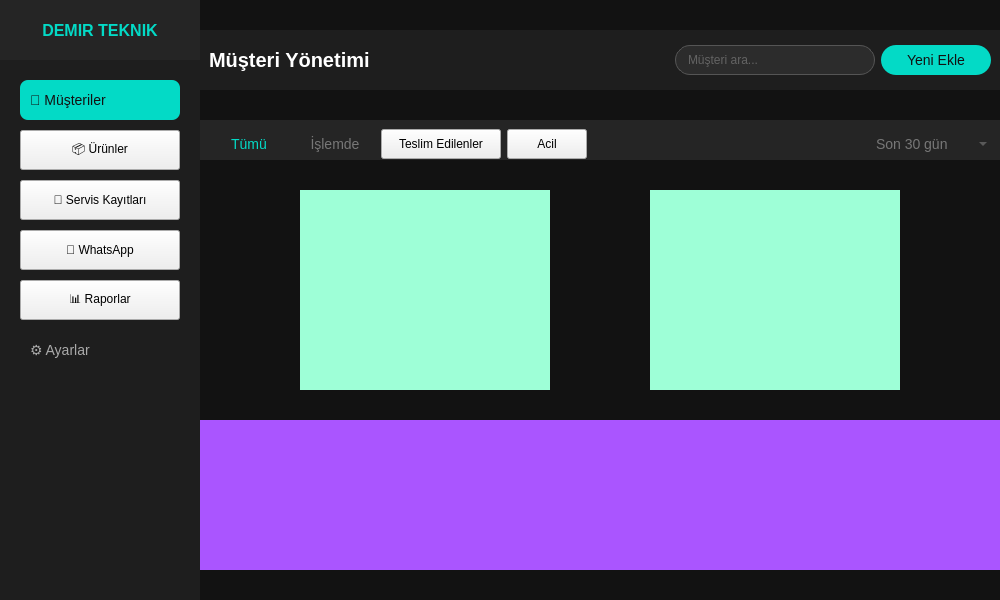
<?xml version="1.0" encoding="UTF-8"?>
<ui version="4.0">
 <class>CRM</class>
 <widget class="QMainWindow" name="CRM">
  <property name="geometry">
   <rect>
    <x>0</x>
    <y>0</y>
    <width>1000</width>
    <height>600</height>
   </rect>
  </property>
  <property name="minimumSize">
   <size>
    <width>1000</width>
    <height>600</height>
   </size>
  </property>
  <property name="windowTitle">
   <string>Demir Teknik CRM</string>
  </property>
  <property name="styleSheet">
   <string notr="true">QMainWindow {
    background-color: #121212;
    color: white;
}

QWidget#sidebarWidget {
    background-color: #1e1e1e;
}

QWidget#logoWidget {
    background-color: #252525;
}

QWidget#headerWidget {
    background-color: #1e1e1e;
}

QWidget#tabWidget {
    background-color: #252525;
}

QWidget#profileWidget {
    background-color: #252525;
}

QPushButton#menuButton {
    background-color: transparent;
    color: #aaaaaa;
    border: none;
    text-align: left;
    padding-left: 10px;
    font-size: 14px;
}

QPushButton#menuButton:hover {
    color: white;
}

QPushButton#activeMenuButton {
    background-color: #03dac6;
    color: #121212;
    border: none;
    border-radius: 8px;
    text-align: left;
    padding-left: 10px;
    font-size: 14px;
}

QLabel#logoLabel {
    color: #03dac6;
    font-weight: bold;
    font-size: 16px;
}

QLabel#headerLabel {
    color: white;
    font-weight: bold;
    font-size: 20px;
}

QLineEdit#searchField {
    background-color: #2c2c2c;
    border: 1px solid #555555;
    border-radius: 15px;
    padding: 5px 10px;
    color: #999999;
}

QPushButton#addButton {
    background-color: #03dac6;
    color: #121212;
    border: none;
    border-radius: 15px;
    padding: 5px 15px;
    font-size: 14px;
}

QPushButton#activeTabButton {
    background-color: transparent;
    color: #03dac6;
    border: none;
    font-size: 14px;
}

QPushButton#tabButton {
    background-color: transparent;
    color: #777777;
    border: none;
    font-size: 14px;
}

QComboBox#dateFilter {
    background-color: transparent;
    color: #777777;
    border: none;
    font-size: 14px;
}

QWidget#cardWidget {
    background-color: #252525;
    border-radius: 8px;
}

QLabel#customerName {
    color: white;
    font-weight: bold;
    font-size: 16px;
}

QLabel#customerInfo {
    color: #aaaaaa;
    font-size: 13px;
}

QPushButton#statusButton {
    border-radius: 14px;
    color: #121212;
    font-size: 12px;
}

QPushButton#statusButton_inProgress {
    background-color: #ff9800;
}

QPushButton#statusButton_completed {
    background-color: #4caf50;
}

QPushButton#statusButton_urgent {
    background-color: #f44336;
    color: white;
}

QPushButton#whatsappButton {
    background-color: #03dac6;
    color: #121212;
    border-radius: 14px;
    font-size: 12px;
}

QLabel#paginationLabel {
    color: #aaaaaa;
    font-size: 14px;
}

QWidget#paginationWidget {
    background-color: #252525;
    border-radius: 15px;
}

QLabel#paginationNumber {
    color: #aaaaaa;
    font-size: 14px;
}

QLabel#activePaginationNumber {
    color: #03dac6;
    font-size: 14px;
}

QLabel#profileName {
    color: white;
    font-size: 14px;
}

QLabel#profileRole {
    color: #aaaaaa;
    font-size: 12px;
}

QLabel#profileAvatar {
    background-color: #444444;
    color: white;
    border-radius: 20px;
    font-size: 12px;
    qproperty-alignment: AlignCenter;
}</string>
  </property>
  <widget class="QWidget" name="centralwidget">
   <layout class="QHBoxLayout" name="horizontalLayout" stretch="0,0">
    <property name="spacing">
     <number>0</number>
    </property>
    <property name="leftMargin">
     <number>0</number>
    </property>
    <property name="topMargin">
     <number>0</number>
    </property>
    <property name="rightMargin">
     <number>0</number>
    </property>
    <property name="bottomMargin">
     <number>0</number>
    </property>
    <item>
     <widget class="QWidget" name="sidebarWidget" native="true">
      <property name="minimumSize">
       <size>
        <width>200</width>
        <height>0</height>
       </size>
      </property>
      <property name="maximumSize">
       <size>
        <width>200</width>
        <height>16777215</height>
       </size>
      </property>
      <layout class="QVBoxLayout" name="verticalLayout" stretch="0,1">
       <property name="spacing">
        <number>0</number>
       </property>
       <property name="leftMargin">
        <number>0</number>
       </property>
       <property name="topMargin">
        <number>0</number>
       </property>
       <property name="rightMargin">
        <number>0</number>
       </property>
       <property name="bottomMargin">
        <number>0</number>
       </property>
       <item>
        <widget class="QWidget" name="logoWidget" native="true">
         <property name="minimumSize">
          <size>
           <width>0</width>
           <height>60</height>
          </size>
         </property>
         <property name="maximumSize">
          <size>
           <width>16777215</width>
           <height>60</height>
          </size>
         </property>
         <layout class="QHBoxLayout" name="horizontalLayout_2">
          <item>
           <widget class="QLabel" name="logoLabel">
            <property name="text">
             <string>DEMIR TEKNIK</string>
            </property>
            <property name="alignment">
             <set>Qt::AlignmentFlag::AlignCenter</set>
            </property>
           </widget>
          </item>
         </layout>
        </widget>
       </item>
       <item>
        <layout class="QVBoxLayout" name="menuLayout">
         <property name="spacing">
          <number>10</number>
         </property>
         <property name="leftMargin">
          <number>20</number>
         </property>
         <property name="topMargin">
          <number>20</number>
         </property>
         <property name="rightMargin">
          <number>20</number>
         </property>
         <item>
          <widget class="QPushButton" name="activeMenuButton">
           <property name="minimumSize">
            <size>
             <width>0</width>
             <height>40</height>
            </size>
           </property>
           <property name="text">
            <string>👥 Müşteriler</string>
           </property>
          </widget>
         </item>
         <item>
          <widget class="QPushButton" name="menuButton_3">
           <property name="minimumSize">
            <size>
             <width>0</width>
             <height>40</height>
            </size>
           </property>
           <property name="text">
            <string>📦 Ürünler</string>
           </property>
          </widget>
         </item>
         <item>
          <widget class="QPushButton" name="menuButton_2">
           <property name="minimumSize">
            <size>
             <width>0</width>
             <height>40</height>
            </size>
           </property>
           <property name="text">
            <string>🔧 Servis Kayıtları</string>
           </property>
          </widget>
         </item>
         <item>
          <widget class="QPushButton" name="menuButton_4">
           <property name="minimumSize">
            <size>
             <width>0</width>
             <height>40</height>
            </size>
           </property>
           <property name="text">
            <string>💬 WhatsApp</string>
           </property>
          </widget>
         </item>
         <item>
          <widget class="QPushButton" name="menuButton_5">
           <property name="minimumSize">
            <size>
             <width>0</width>
             <height>40</height>
            </size>
           </property>
           <property name="text">
            <string>📊 Raporlar</string>
           </property>
          </widget>
         </item>
         <item>
          <widget class="QPushButton" name="menuButton">
           <property name="minimumSize">
            <size>
             <width>0</width>
             <height>40</height>
            </size>
           </property>
           <property name="text">
            <string>⚙️ Ayarlar</string>
           </property>
          </widget>
         </item>
         <item>
          <spacer name="verticalSpacer">
           <property name="orientation">
            <enum>Qt::Orientation::Vertical</enum>
           </property>
           <property name="sizeHint" stdset="0">
            <size>
             <width>20</width>
             <height>40</height>
            </size>
           </property>
          </spacer>
         </item>
        </layout>
       </item>
      </layout>
     </widget>
    </item>
    <item>
     <widget class="QWidget" name="contentWidget" native="true">
      <layout class="QVBoxLayout" name="verticalLayout_3" stretch="0,0,0,0">
       <property name="spacing">
        <number>0</number>
       </property>
       <property name="leftMargin">
        <number>0</number>
       </property>
       <property name="topMargin">
        <number>0</number>
       </property>
       <property name="rightMargin">
        <number>0</number>
       </property>
       <property name="bottomMargin">
        <number>0</number>
       </property>
       <item>
        <widget class="QWidget" name="headerWidget" native="true">
         <property name="minimumSize">
          <size>
           <width>0</width>
           <height>60</height>
          </size>
         </property>
         <property name="maximumSize">
          <size>
           <width>16777215</width>
           <height>60</height>
          </size>
         </property>
         <layout class="QHBoxLayout" name="horizontalLayout_4">
          <item>
           <widget class="QLabel" name="headerLabel">
            <property name="text">
             <string>Müşteri Yönetimi</string>
            </property>
           </widget>
          </item>
          <item>
           <spacer name="horizontalSpacer_2">
            <property name="orientation">
             <enum>Qt::Orientation::Horizontal</enum>
            </property>
            <property name="sizeHint" stdset="0">
             <size>
              <width>40</width>
              <height>20</height>
             </size>
            </property>
           </spacer>
          </item>
          <item>
           <widget class="QLineEdit" name="searchField">
            <property name="minimumSize">
             <size>
              <width>200</width>
              <height>30</height>
             </size>
            </property>
            <property name="maximumSize">
             <size>
              <width>200</width>
              <height>30</height>
             </size>
            </property>
            <property name="placeholderText">
             <string>Müşteri ara...</string>
            </property>
           </widget>
          </item>
          <item>
           <widget class="QPushButton" name="addButton">
            <property name="minimumSize">
             <size>
              <width>110</width>
              <height>30</height>
             </size>
            </property>
            <property name="maximumSize">
             <size>
              <width>110</width>
              <height>30</height>
             </size>
            </property>
            <property name="text">
             <string>Yeni Ekle</string>
            </property>
           </widget>
          </item>
         </layout>
        </widget>
       </item>
       <item>
        <widget class="QWidget" name="tabWidget" native="true">
         <property name="minimumSize">
          <size>
           <width>0</width>
           <height>40</height>
          </size>
         </property>
         <property name="maximumSize">
          <size>
           <width>16777215</width>
           <height>40</height>
          </size>
         </property>
         <layout class="QHBoxLayout" name="horizontalLayout_5">
          <item>
           <widget class="QPushButton" name="activeTabButton">
            <property name="minimumSize">
             <size>
              <width>80</width>
              <height>30</height>
             </size>
            </property>
            <property name="maximumSize">
             <size>
              <width>80</width>
              <height>30</height>
             </size>
            </property>
            <property name="text">
             <string>Tümü</string>
            </property>
           </widget>
          </item>
          <item>
           <widget class="QPushButton" name="tabButton">
            <property name="minimumSize">
             <size>
              <width>80</width>
              <height>30</height>
             </size>
            </property>
            <property name="maximumSize">
             <size>
              <width>80</width>
              <height>30</height>
             </size>
            </property>
            <property name="text">
             <string>İşlemde</string>
            </property>
           </widget>
          </item>
          <item>
           <widget class="QPushButton" name="tabButton">
            <property name="minimumSize">
             <size>
              <width>120</width>
              <height>30</height>
             </size>
            </property>
            <property name="maximumSize">
             <size>
              <width>120</width>
              <height>30</height>
             </size>
            </property>
            <property name="text">
             <string>Teslim Edilenler</string>
            </property>
           </widget>
          </item>
          <item>
           <widget class="QPushButton" name="tabButton">
            <property name="minimumSize">
             <size>
              <width>80</width>
              <height>30</height>
             </size>
            </property>
            <property name="maximumSize">
             <size>
              <width>80</width>
              <height>30</height>
             </size>
            </property>
            <property name="text">
             <string>Acil</string>
            </property>
           </widget>
          </item>
          <item>
           <spacer name="horizontalSpacer_3">
            <property name="orientation">
             <enum>Qt::Orientation::Horizontal</enum>
            </property>
            <property name="sizeHint" stdset="0">
             <size>
              <width>40</width>
              <height>20</height>
             </size>
            </property>
           </spacer>
          </item>
          <item>
           <widget class="QComboBox" name="dateFilter">
            <property name="minimumSize">
             <size>
              <width>120</width>
              <height>30</height>
             </size>
            </property>
            <property name="maximumSize">
             <size>
              <width>120</width>
              <height>30</height>
             </size>
            </property>
            <property name="currentText">
             <string>Son 30 gün</string>
            </property>
            <item>
             <property name="text">
              <string>Son 30 gün</string>
             </property>
            </item>
            <item>
             <property name="text">
              <string>Son 7 gün</string>
             </property>
            </item>
            <item>
             <property name="text">
              <string>Bugün</string>
             </property>
            </item>
            <item>
             <property name="text">
              <string>Tüm zamanlar</string>
             </property>
            </item>
           </widget>
          </item>
         </layout>
        </widget>
       </item>
       <item>
        <layout class="QGridLayout" name="gridLayout">
         <item row="1" column="0">
          <widget class="QWidget" name="widget_3" native="true">
           <property name="minimumSize">
            <size>
             <width>250</width>
             <height>100</height>
            </size>
           </property>
           <property name="maximumSize">
            <size>
             <width>200</width>
             <height>100</height>
            </size>
           </property>
           <property name="styleSheet">
            <string notr="true">background-color: rgb(158, 255, 215);</string>
           </property>
          </widget>
         </item>
         <item row="0" column="0">
          <widget class="QWidget" name="widget_2" native="true">
           <property name="minimumSize">
            <size>
             <width>250</width>
             <height>100</height>
            </size>
           </property>
           <property name="maximumSize">
            <size>
             <width>200</width>
             <height>100</height>
            </size>
           </property>
           <property name="styleSheet">
            <string notr="true">background-color: rgb(158, 255, 215);</string>
           </property>
          </widget>
         </item>
         <item row="0" column="1">
          <widget class="QWidget" name="widget_4" native="true">
           <property name="minimumSize">
            <size>
             <width>250</width>
             <height>100</height>
            </size>
           </property>
           <property name="maximumSize">
            <size>
             <width>200</width>
             <height>100</height>
            </size>
           </property>
           <property name="styleSheet">
            <string notr="true">background-color: rgb(158, 255, 215);</string>
           </property>
          </widget>
         </item>
         <item row="1" column="1">
          <widget class="QWidget" name="widget_5" native="true">
           <property name="minimumSize">
            <size>
             <width>250</width>
             <height>100</height>
            </size>
           </property>
           <property name="maximumSize">
            <size>
             <width>200</width>
             <height>100</height>
            </size>
           </property>
           <property name="styleSheet">
            <string notr="true">background-color: rgb(158, 255, 215);</string>
           </property>
          </widget>
         </item>
        </layout>
       </item>
       <item>
        <widget class="QWidget" name="widget" native="true">
         <property name="minimumSize">
          <size>
           <width>0</width>
           <height>150</height>
          </size>
         </property>
         <property name="maximumSize">
          <size>
           <width>999999</width>
           <height>150</height>
          </size>
         </property>
         <property name="styleSheet">
          <string notr="true">background-color: rgb(170, 85, 255);</string>
         </property>
        </widget>
       </item>
      </layout>
     </widget>
    </item>
   </layout>
  </widget>
 </widget>
 <resources/>
 <connections/>
</ui>
